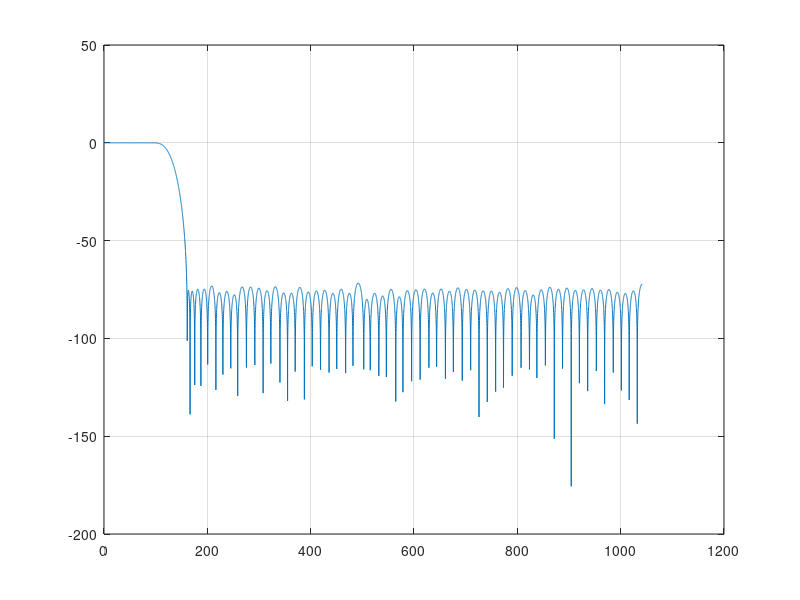

Write MATLAB code to recreate this figure. (Note: this script raises an error after producing the figure.)
% gen_fir_coe.m - generate a Xilinx FIR Compiler .coe file for this board's RX path.
%
% Produces a coefficient file in exactly the format/scaling the stock
% util_fir_dec / util_fir_int IP cores expect:
%   Radix 10, 16-bit SIGNED INTEGER coefficients (the IP is configured with
%   Quantization = Integer_Coefficients and Coefficient_Fractional_Bits = 0,
%   so the numbers in this file are used as literal integers).
%
% WHICH FILE DOES THE RX PATH ACTUALLY USE?  Not the obvious one.
% system_bd.tcl passes library/util_fir_int/coefile_int.coe to BOTH the RX
% decimator and the TX interpolator:
%   ad_add_decimation_filter    "rx_fir_decimator"   8 2 1 {61.44} {61.44} \
%                               ".../util_fir_int/coefile_int.coe"
%   ad_add_interpolation_filter "tx_fir_interpolator" 8 2 1 {61.44} {7.68} \
%                               ".../util_fir_int/coefile_int.coe"
% library/util_fir_dec/coefile_dec.coe is NOT used by this project at all
% (util_fir_dec has no component.xml - it is never packaged or instantiated).
% Because RX and TX share one file, this script writes a SEPARATE file and
% you repoint only the RX line - otherwise you would narrow your transmitter
% to the FM channel bandwidth as a side effect.
%
% SCALING - this is the part that silently breaks things if you get it wrong.
% The stock coefile_int.coe has sum(h) = 131074 (~2^17) and max|h| = 2^14.
% That DC gain is what the rest of the datapath is built around. Keep
% TARGET_DC_GAIN at 2^17 and your filter drops in at the same output level as
% the stock one. If you see clipping, halve it - do NOT rescale to
% "max coefficient = 32767", which changes the passband gain arbitrarily.
%
% Requires: Signal Processing Toolbox (firpm). See README for the workflow.

clear; close all;

%% ------------------------------------------------------------------
%% Configuration - edit this block
%% ------------------------------------------------------------------

% Default: FM broadcast channel (+/-100 kHz) captured through the stock
% 8x decimator, with the AD9361 at its minimum sample rate.
Fs_in   = 2083333;      % sample rate at the FILTER INPUT [Hz]
D       = 8;            % decimation rate of the IP this file feeds (1 = single rate)
Fpass   = 100e3;        % passband edge [Hz]
Astop   = 60;           % target stopband attenuation [dB] (informational)
Ntaps   = 129;          % must match the tap count the IP was generated with

COEF_WIDTH     = 16;    % CONFIG.Coefficient_Width
TARGET_DC_GAIN = 2^17;  % matches stock coefile_int.coe - see note above
OUTFILE        = 'coefile_fm.coe';   % new file; repoint only the RX line

%% ------------------------------------------------------------------
%% Stopband edge
%% ------------------------------------------------------------------
% For a decimating filter, the frequency that matters is NOT the output
% Nyquist - it is the lowest input frequency that folds ONTO the passband
% after decimation, which is (Fs_out - Fpass). Content between Fs_out/2 and
% that point aliases into (Fpass .. Fs_out/2), which is outside the band you
% care about. Using the output Nyquist instead would demand a far narrower
% transition and many more taps for no benefit.
Fs_out = Fs_in / D;
if D > 1
    Fstop = Fs_out - Fpass;
else
    Fstop = Fpass * 1.6;          % single-rate: pick your own transition
end

assert(Fstop > Fpass,  'Fstop must exceed Fpass - lower Fpass or reduce D.');
assert(Fstop < Fs_in/2, 'Fstop exceeds input Nyquist - reduce D or Fpass.');

fprintf('Fs_in  = %.0f Hz\n', Fs_in);
fprintf('Fs_out = %.0f Hz (decimate by %d)\n', Fs_out, D);
fprintf('Fpass  = %.1f kHz\n', Fpass/1e3);
fprintf('Fstop  = %.1f kHz  (first alias folding into passband)\n', Fstop/1e3);

%% ------------------------------------------------------------------
%% Design (Parks-McClellan, stopband weighted)
%% ------------------------------------------------------------------
N = Ntaps - 1;
h = firpm(N, [0 Fpass Fstop Fs_in/2]/(Fs_in/2), [1 1 0 0], [1 10]);

%% ------------------------------------------------------------------
%% Quantize to signed integers at the stock DC gain
%% ------------------------------------------------------------------
hq = round(h * TARGET_DC_GAIN / sum(h));

lim = 2^(COEF_WIDTH-1);
if max(abs(hq)) > lim-1
    error(['Coefficients overflow %d-bit signed (peak %d > %d). ' ...
           'Widen the transition band, or halve TARGET_DC_GAIN.'], ...
          COEF_WIDTH, max(abs(hq)), lim-1);
end

% Correct any rounding drift so the DC gain lands exactly on target: nudge
% the centre (largest) tap, where a +/-1 change is least significant.
[~, kmax] = max(abs(hq));
hq(kmax) = hq(kmax) + (TARGET_DC_GAIN - sum(hq));

fprintf('\ntaps    = %d\n', numel(hq));
fprintf('sum(h)  = %d  (target %d)\n', sum(hq), TARGET_DC_GAIN);
fprintf('max|h|  = %d  (limit %d)\n', max(abs(hq)), lim-1);

%% ------------------------------------------------------------------
%% Verify BEFORE spending an hour on a rebuild
%% ------------------------------------------------------------------
[H, f] = freqz(hq/TARGET_DC_GAIN, 1, 8192, Fs_in);
HdB = 20*log10(abs(H) + eps);
achieved = max(HdB(f >= Fstop));
fprintf('stopband (>= %.1f kHz) = %.1f dB  (target -%d dB)\n', ...
        Fstop/1e3, achieved, Astop);
if achieved > -Astop
    warning(['Stopband is only %.1f dB. Increase Ntaps (and regenerate the ' ...
             'IP to match), widen the transition, or accept it.'], achieved);
end

figure;
plot(f/1e3, HdB); grid on;
xline(Fpass/1e3, 'g--', 'Fpass'); xline(Fstop/1e3, 'r--', 'Fstop');
yline(-Astop, 'r:'); xlim([0 Fs_in/2/1e3]); ylim([-120 10]);
xlabel('Frequency [kHz]'); ylabel('Magnitude [dB]');
title(sprintf('%d taps, %.0f kHz passband @ %.3f MSPS, /%d', ...
      numel(hq), Fpass/1e3, Fs_in/1e6, D));

%% ------------------------------------------------------------------
%% Write the .coe
%% ------------------------------------------------------------------
fid = fopen(OUTFILE, 'w');
fprintf(fid, '; Xilinx FIR Compiler coefficient file\n');
fprintf(fid, '; Generated by gen_fir_coe.m on %s\n', datestr(now));
fprintf(fid, '; %d taps, %d-bit signed integer, sum(h) = %d\n', ...
        numel(hq), COEF_WIDTH, sum(hq));
fprintf(fid, '; Fs_in = %.0f Hz, decimate by %d, Fpass = %.0f Hz, Fstop = %.0f Hz\n', ...
        Fs_in, D, Fpass, Fstop);
fprintf(fid, 'Radix = 10;\n');
fprintf(fid, 'Coefficient_Width = %d;\n', COEF_WIDTH);
fprintf(fid, 'CoefData = %d', hq(1));
fprintf(fid, ',\n%d', hq(2:end));
fprintf(fid, ';\n');
fclose(fid);

fprintf('\nWrote %s\n', OUTFILE);
